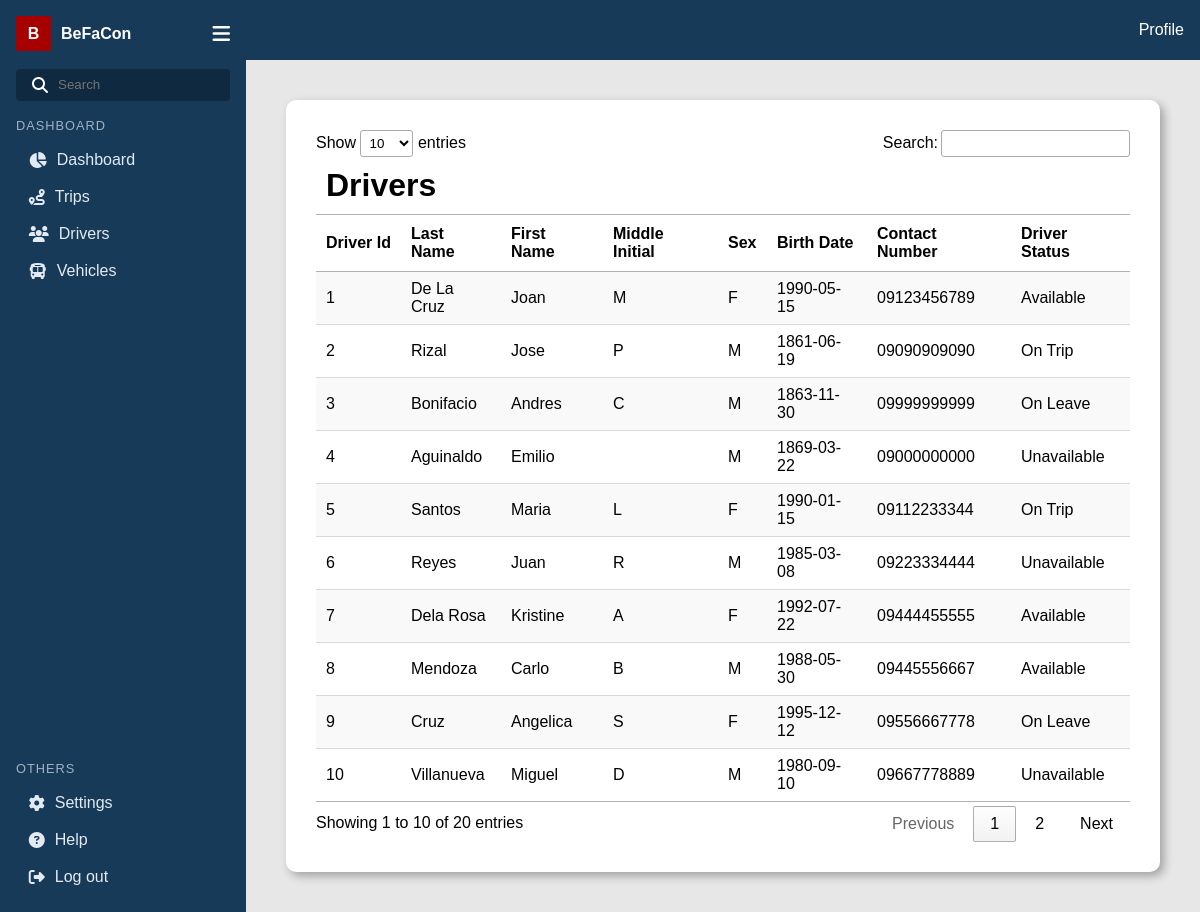
Page /index.php?page=drivers (signed in) on the committed database.
### tables this page shows
CREATE TABLE `driver_info` (
  `driver_id` int(11) NOT NULL,
  `driver_lname` varchar(100) NOT NULL,
  `driver_fname` varchar(100) NOT NULL,
  `driver_middleinitial` varchar(5) DEFAULT NULL,
  `driver_sex` char(1) NOT NULL,
  `birthdate` date NOT NULL,
  `contact_no` varchar(13) NOT NULL,
  `driver_status_id` int(11) NOT NULL
);

CREATE TABLE `driver_status_data` (
  `driver_status_id` int(11) NOT NULL,
  `driver_status` varchar(50) NOT NULL
);

### partials/drivers.php (the view, shortened to what this page needs)
<div class="table-content">
        <table id="drivers" class="display">
            <thead>
                <tr>
                    <th colspan="8" id="table-title"><h1>Drivers</h1></th>
                </tr>
                <tr>
                    <th> Driver Id </th>
                    <th> Last Name </th>
                    <th> First Name </th>
                    <th> Middle Initial </th>
                    <th> Sex </th>
                    <th> Birth Date </th>
                    <th> Contact Number </th>
                    <th> Driver Status </th>
                </tr>
            </thead>
            <tbody>
    <?php
        $sql = "SELECT d.driver_id, d.driver_lname, d.driver_fname, d.driver_middleinitial,
               d.driver_sex, d.birthdate, d.contact_no, s.driver_status
        FROM driver_info AS d
        JOIN driver_status_data AS s
        ON d.driver_status_id = s.driver_status_id";
        $result = $connection->query($sql);
        while ($row = $result->fetch_assoc()) {
            echo "<tr>
                    <td>{$row['driver_id']}</td>
                    <td>{$row['driver_lname']}</td>
                    <td>{$row['driver_fname']}</td>
                    <td>{$row['driver_middleinitial']}</td>
                    <td>{$row['driver_sex']}</td>
                    <td>{$row['birthdate']}</td>
                    <td>{$row['contact_no']}</td>
                    <td>{$row['driver_status']}</td>
                  </tr>";
        }
    ?>
</tbody>
        </table>
</div>

### style.css (style rules this page uses)
* { margin: 0; padding: 0; box-sizing: border-box; font-family: Arial, Helvetica, sans-serif; }
body { display: flex; height: 100vh; background-color: #ffffff; }
.table-content { background-color: #ffffff; width: 100%; max-width: 1600px; padding: 30px; border-radius: 10px; box-shadow: 4px 4px 10px rgba(0, 0, 0, 0.3); box-sizing: border-box; overflow-x: auto; }

### rows in the picture
driver_info: driver_id "1", driver_lname "De La Cruz", driver_fname "Joan", driver_middleinitial "M", driver_sex "F", birthdate "1990-05-15", contact_no "09123456789", driver_status.driver_status "Available"
driver_info: driver_id "2", driver_lname "Rizal", driver_fname "Jose", driver_middleinitial "P", driver_sex "M", birthdate "1861-06-19", contact_no "09090909090", driver_status.driver_status "On Trip"
driver_info: driver_id "3", driver_lname "Bonifacio", driver_fname "Andres", driver_middleinitial "C", driver_sex "M", birthdate "1863-11-30", contact_no "09999999999", driver_status.driver_status "On Leave"
driver_info: driver_id "4", driver_lname "Aguinaldo", driver_fname "Emilio", driver_sex "M", birthdate "1869-03-22", contact_no "09000000000", driver_status.driver_status "Unavailable"
driver_info: driver_id "5", driver_lname "Santos", driver_fname "Maria", driver_middleinitial "L", driver_sex "F", birthdate "1990-01-15", contact_no "09112233344", driver_status.driver_status "On Trip"
driver_info: driver_id "6", driver_lname "Reyes", driver_fname "Juan", driver_middleinitial "R", driver_sex "M", birthdate "1985-03-08", contact_no "09223334444", driver_status.driver_status "Unavailable"
driver_info: driver_id "7", driver_lname "Dela Rosa", driver_fname "Kristine", driver_middleinitial "A", driver_sex "F", birthdate "1992-07-22", contact_no "09444455555", driver_status.driver_status "Available"
driver_info: driver_id "8", driver_lname "Mendoza", driver_fname "Carlo", driver_middleinitial "B", driver_sex "M", birthdate "1988-05-30", contact_no "09445556667", driver_status.driver_status "Available"
driver_info: driver_id "9", driver_lname "Cruz", driver_fname "Angelica", driver_middleinitial "S", driver_sex "F", birthdate "1995-12-12", contact_no "09556667778", driver_status.driver_status "On Leave"
driver_info: driver_id "10", driver_lname "Villanueva", driver_fname "Miguel", driver_middleinitial "D", driver_sex "M", birthdate "1980-09-10", contact_no "09667778889", driver_status.driver_status "Unavailable"
